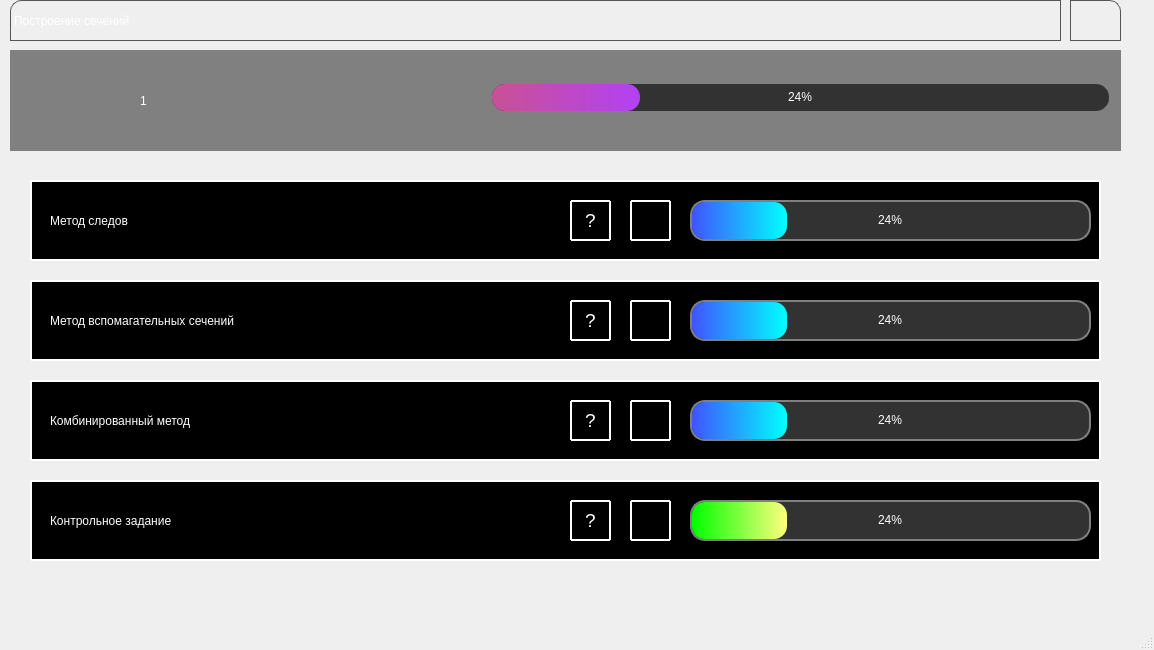
<?xml version="1.0" encoding="UTF-8"?>
<ui version="4.0">
 <class>mainWindow</class>
 <widget class="QMainWindow" name="mainWindow">
  <property name="geometry">
   <rect>
    <x>0</x>
    <y>0</y>
    <width>1154</width>
    <height>650</height>
   </rect>
  </property>
  <property name="windowTitle">
   <string>MainWindow</string>
  </property>
  <property name="documentMode">
   <bool>false</bool>
  </property>
  <property name="dockNestingEnabled">
   <bool>false</bool>
  </property>
  <widget class="QWidget" name="centralwidget">
   <widget class="QPushButton" name="pushButton">
    <property name="geometry">
     <rect>
      <x>1070</x>
      <y>0</y>
      <width>51</width>
      <height>41</height>
     </rect>
    </property>
    <property name="mouseTracking">
     <bool>false</bool>
    </property>
    <property name="styleSheet">
     <string notr="true">QPushButton{
border: 1px solid #555;
padding: 5 px ;
border-top-right-radius: 11px;
background: qradialgradient(cx: 0.3, cy: -0.4, 
fx: 0.3, fy: -0.4, radius: 1.35, stop: 0 rgb(58, 58, 58), stop: 1 rgb(50, 50, 50));
}
QPushButton:hover { background: rgba(255,255,255,.2); }
QPushButton:pressed { background: white; }</string>
    </property>
    <property name="text">
     <string/>
    </property>
    <property name="icon">
     <iconset>
      <normaloff>111.png</normaloff>111.png</iconset>
    </property>
    <property name="default">
     <bool>false</bool>
    </property>
   </widget>
   <widget class="QLabel" name="label">
    <property name="geometry">
     <rect>
      <x>10</x>
      <y>0</y>
      <width>1051</width>
      <height>41</height>
     </rect>
    </property>
    <property name="styleSheet">
     <string notr="true">QLabel{
	font: 75 italic 22pt &quot;MS Sans Serif&quot;;
color: white;
border: 1px solid #555;
border-top-left-radius: 11px;
background: qradialgradient(cx: 0.3, cy: -0.4, 
fx: 0.3, fy: -0.4, radius: 1.35, stop: 0 rgb(58, 58, 58), stop: 1 rgb(50, 50, 50));
font-weight: 3;
text-transform: capitalize;
font-size: 25;
}</string>
    </property>
    <property name="text">
     <string>Построение сечений</string>
    </property>
   </widget>
   <widget class="QGroupBox" name="groupBox">
    <property name="geometry">
     <rect>
      <x>10</x>
      <y>50</y>
      <width>1111</width>
      <height>101</height>
     </rect>
    </property>
    <property name="styleSheet">
     <string notr="true">QGroupBox{
background-color: grey;
color: #333;
border: 1 px solid #555;
background: qradialgradient(cx: 0.3, cy: -0.4, 
fx: 0.3, fy: -0.4, radius: 1.35, stop: 0 rgb(53, 53, 53), stop: 1 rgb(22, 22, 22));
}</string>
    </property>
    <property name="title">
     <string/>
    </property>
    <widget class="QProgressBar" name="progressBar">
     <property name="geometry">
      <rect>
       <x>480</x>
       <y>32</y>
       <width>621</width>
       <height>31</height>
      </rect>
     </property>
     <property name="styleSheet">
      <string notr="true">QProgressBar {
    border: 2px solid grey;
    border-radius:15px;
    color: white;
    background-color: rgb(50, 50, 50);
	font: 75 12pt  &quot;MS Sans Serif&quot;;
    text-align: center;

}

QProgressBar::chunk {
    border-radius:13px;
    background-color:qlineargradient(spread:pad, x1:0, y1:0, x2:1, y2:0,  stop:0 rgba(201, 81, 149, 255), stop:1 rgba(179, 65, 244, 255));
}</string>
     </property>
     <property name="value">
      <number>24</number>
     </property>
    </widget>
    <widget class="QLabel" name="namelabel">
     <property name="geometry">
      <rect>
       <x>130</x>
       <y>30</y>
       <width>331</width>
       <height>41</height>
      </rect>
     </property>
     <property name="styleSheet">
      <string notr="true">QLabel{
	font: 75 italic 22pt &quot;MS Sans Serif&quot;;
color: white;
font-weight: 3;
text-transform: capitalize;
font-size: 25;
}</string>
     </property>
     <property name="text">
      <string>1</string>
     </property>
    </widget>
    <widget class="QLabel" name="photo">
     <property name="geometry">
      <rect>
       <x>20</x>
       <y>10</y>
       <width>91</width>
       <height>81</height>
      </rect>
     </property>
     <property name="text">
      <string/>
     </property>
    </widget>
   </widget>
   <widget class="QGroupBox" name="groupBox_2">
    <property name="geometry">
     <rect>
      <x>10</x>
      <y>160</y>
      <width>1111</width>
      <height>431</height>
     </rect>
    </property>
    <property name="styleSheet">
     <string notr="true">QGroupBox{
border-bottom-left-radius: 11px;
border-bottom-right-radius: 11px;
background: qradialgradient(cx: 0.3, cy: -0.4, 
fx: 0.3, fy: -0.4, radius: 1.35, stop: 0 rgb(35, 35, 35), stop: 1 rgb(0, 0, 0));
}</string>
    </property>
    <property name="title">
     <string/>
    </property>
    <widget class="QLabel" name="label_13">
     <property name="geometry">
      <rect>
       <x>20</x>
       <y>20</y>
       <width>47</width>
       <height>13</height>
      </rect>
     </property>
     <property name="text">
      <string>TextLabel</string>
     </property>
    </widget>
    <widget class="QLabel" name="label_14">
     <property name="geometry">
      <rect>
       <x>20</x>
       <y>30</y>
       <width>47</width>
       <height>13</height>
      </rect>
     </property>
     <property name="text">
      <string>TextLabel</string>
     </property>
    </widget>
    <widget class="QGroupBox" name="groupBox_3">
     <property name="geometry">
      <rect>
       <x>20</x>
       <y>20</y>
       <width>1071</width>
       <height>81</height>
      </rect>
     </property>
     <property name="styleSheet">
      <string notr="true">QGroupBox{
background-color: black;
color: #333;
 border: 2px solid white;
  border-radius: 1px;
}</string>
     </property>
     <property name="title">
      <string/>
     </property>
     <widget class="QPushButton" name="pushButton_2">
      <property name="geometry">
       <rect>
        <x>600</x>
        <y>20</y>
        <width>41</width>
        <height>41</height>
       </rect>
      </property>
      <property name="mouseTracking">
       <bool>false</bool>
      </property>
      <property name="styleSheet">
       <string notr="true">QPushButton {
  display: inline-block;
  color: white;
  text-decoration: none;
  user-select: none;
  outline: none;
  border: 2px solid white;
  border-radius: 1px;
  transition: 0.2s;
} 
QPushButton:hover { background: rgba(255,255,255,.2); }
QPushButton:pressed { background: white; }</string>
      </property>
      <property name="text">
       <string/>
      </property>
      <property name="icon">
       <iconset>
        <normaloff>../../../Pictures/кнопка.png</normaloff>../../../Pictures/кнопка.png</iconset>
      </property>
      <property name="default">
       <bool>false</bool>
      </property>
     </widget>
     <widget class="QPushButton" name="pushButton_5">
      <property name="geometry">
       <rect>
        <x>540</x>
        <y>20</y>
        <width>41</width>
        <height>41</height>
       </rect>
      </property>
      <property name="font">
       <font>
        <pointsize>14</pointsize>
        <underline>false</underline>
        <strikeout>false</strikeout>
       </font>
      </property>
      <property name="styleSheet">
       <string notr="true">QPushButton {
  display: inline-block;
  color: white;
  text-decoration: none;
  user-select: none;
  outline: none;
  border: 2px solid white;
  border-radius: 1px;
  transition: 0.2s;
} 
QPushButton:hover { background: rgba(255,255,255,.2); }
QPushButton:pressed { background: white; }</string>
      </property>
      <property name="text">
       <string>?</string>
      </property>
     </widget>
     <widget class="QProgressBar" name="progressBar_2">
      <property name="geometry">
       <rect>
        <x>660</x>
        <y>20</y>
        <width>401</width>
        <height>41</height>
       </rect>
      </property>
      <property name="styleSheet">
       <string notr="true">QProgressBar {
    border: 2px solid grey;
    border-radius:15px;
    color: white;
    background-color: rgb(50, 50, 50);
	font: 12pt &quot;MS Sans Serif&quot;;
    text-align: center;

}

QProgressBar::chunk {
    border-radius:13px;
    background-color:qlineargradient(spread:pad, x1:0, y1:0, x2:1, y2:0,  stop:0 rgb(64, 83, 255), stop:1 rgb(0, 255, 255));
}</string>
      </property>
      <property name="value">
       <number>24</number>
      </property>
     </widget>
     <widget class="QLabel" name="label_5">
      <property name="geometry">
       <rect>
        <x>20</x>
        <y>10</y>
        <width>411</width>
        <height>61</height>
       </rect>
      </property>
      <property name="styleSheet">
       <string notr="true">QLabel{
font: 75 italic 26pt &quot;MS Sans Serif&quot;;
color: white;
}</string>
      </property>
      <property name="text">
       <string>Метод следов</string>
      </property>
     </widget>
    </widget>
    <widget class="QGroupBox" name="groupBox_4">
     <property name="geometry">
      <rect>
       <x>20</x>
       <y>320</y>
       <width>1071</width>
       <height>81</height>
      </rect>
     </property>
     <property name="styleSheet">
      <string notr="true">QGroupBox{
background-color: black;
color: #333;
border: 2px solid white;
border-radius: 1px;
font: 75 italic 22pt &quot;MS Sans Serif&quot;;
color: white;
}</string>
     </property>
     <property name="title">
      <string/>
     </property>
     <widget class="QPushButton" name="pushButton_3">
      <property name="geometry">
       <rect>
        <x>600</x>
        <y>20</y>
        <width>41</width>
        <height>41</height>
       </rect>
      </property>
      <property name="mouseTracking">
       <bool>false</bool>
      </property>
      <property name="styleSheet">
       <string notr="true">QPushButton {
  display: inline-block;
  color: white;
  text-decoration: none;
  user-select: none;
  outline: none;
  border: 2px solid white;
  border-radius: 1px;
  transition: 0.2s;
} 
QPushButton:hover { background: rgba(255,255,255,.2); }
QPushButton:pressed { background: white; }</string>
      </property>
      <property name="text">
       <string/>
      </property>
      <property name="icon">
       <iconset>
        <normaloff>../../../Pictures/кнопка.png</normaloff>../../../Pictures/кнопка.png</iconset>
      </property>
      <property name="default">
       <bool>false</bool>
      </property>
     </widget>
     <widget class="QPushButton" name="pushButton_6">
      <property name="geometry">
       <rect>
        <x>540</x>
        <y>20</y>
        <width>41</width>
        <height>41</height>
       </rect>
      </property>
      <property name="font">
       <font>
        <pointsize>14</pointsize>
        <underline>false</underline>
        <strikeout>false</strikeout>
       </font>
      </property>
      <property name="styleSheet">
       <string notr="true">QPushButton {
  display: inline-block;
  color: white;
  text-decoration: none;
  user-select: none;
  outline: none;
  border: 2px solid white;
  border-radius: 1px;
  transition: 0.2s;
} 
QPushButton:hover { background: rgba(255,255,255,.2); }
QPushButton:pressed { background: white; }</string>
      </property>
      <property name="text">
       <string>?</string>
      </property>
     </widget>
     <widget class="QProgressBar" name="progressBar_3">
      <property name="geometry">
       <rect>
        <x>660</x>
        <y>20</y>
        <width>401</width>
        <height>41</height>
       </rect>
      </property>
      <property name="styleSheet">
       <string notr="true">QProgressBar {
    border: 2px solid grey;
    border-radius:15px;
    color: white;
    background-color: rgb(50, 50, 50);
	font: 12pt &quot;MS Sans Serif&quot;;
    text-align: center;

}

QProgressBar::chunk {
    border-radius:13px;
    background-color:qlineargradient(spread:pad, x1:0, y1:0, x2:1, y2:0,  stop:0 rgb(0, 255, 0), stop:1 rgb(255, 255, 127));
}</string>
      </property>
      <property name="value">
       <number>24</number>
      </property>
     </widget>
     <widget class="QLabel" name="label_2">
      <property name="geometry">
       <rect>
        <x>20</x>
        <y>10</y>
        <width>411</width>
        <height>61</height>
       </rect>
      </property>
      <property name="styleSheet">
       <string notr="true">QLabel{
font: 75 italic 26pt &quot;MS Sans Serif&quot;;
color: white;
}</string>
      </property>
      <property name="text">
       <string>Контрольное задание</string>
      </property>
     </widget>
    </widget>
    <widget class="QGroupBox" name="groupBox_6">
     <property name="geometry">
      <rect>
       <x>20</x>
       <y>120</y>
       <width>1071</width>
       <height>81</height>
      </rect>
     </property>
     <property name="styleSheet">
      <string notr="true">QGroupBox{
background-color: black;
color: #333;
 border: 2px solid white;
  border-radius: 1px;
}</string>
     </property>
     <property name="title">
      <string/>
     </property>
     <widget class="QPushButton" name="pushButton_8">
      <property name="geometry">
       <rect>
        <x>600</x>
        <y>20</y>
        <width>41</width>
        <height>41</height>
       </rect>
      </property>
      <property name="mouseTracking">
       <bool>false</bool>
      </property>
      <property name="styleSheet">
       <string notr="true">QPushButton {
  display: inline-block;
  color: white;
  text-decoration: none;
  user-select: none;
  outline: none;
  border: 2px solid white;
  border-radius: 1px;
  transition: 0.2s;
} 
QPushButton:hover { background: rgba(255,255,255,.2); }
QPushButton:pressed { background: white; }</string>
      </property>
      <property name="text">
       <string/>
      </property>
      <property name="icon">
       <iconset>
        <normaloff>../../../Pictures/кнопка.png</normaloff>../../../Pictures/кнопка.png</iconset>
      </property>
      <property name="default">
       <bool>false</bool>
      </property>
     </widget>
     <widget class="QPushButton" name="pushButton_9">
      <property name="geometry">
       <rect>
        <x>540</x>
        <y>20</y>
        <width>41</width>
        <height>41</height>
       </rect>
      </property>
      <property name="font">
       <font>
        <pointsize>14</pointsize>
        <underline>false</underline>
        <strikeout>false</strikeout>
       </font>
      </property>
      <property name="styleSheet">
       <string notr="true">QPushButton {
  display: inline-block;
  color: white;
  text-decoration: none;
  user-select: none;
  outline: none;
  border: 2px solid white;
  border-radius: 1px;
  transition: 0.2s;
} 
QPushButton:hover { background: rgba(255,255,255,.2); }
QPushButton:pressed { background: white; }</string>
      </property>
      <property name="text">
       <string>?</string>
      </property>
     </widget>
     <widget class="QProgressBar" name="progressBar_5">
      <property name="geometry">
       <rect>
        <x>660</x>
        <y>20</y>
        <width>401</width>
        <height>41</height>
       </rect>
      </property>
      <property name="styleSheet">
       <string notr="true">QProgressBar {
    border: 2px solid grey;
    border-radius:15px;
    color: white;
    background-color: rgb(50, 50, 50);
	font: 12pt &quot;MS Sans Serif&quot;;
    text-align: center;

}

QProgressBar::chunk {
    border-radius:13px;
    background-color:qlineargradient(spread:pad, x1:0, y1:0, x2:1, y2:0,  stop:0 rgb(64, 83, 255), stop:1 rgb(0, 255, 255));
}</string>
      </property>
      <property name="value">
       <number>24</number>
      </property>
     </widget>
     <widget class="QLabel" name="label_4">
      <property name="geometry">
       <rect>
        <x>20</x>
        <y>10</y>
        <width>481</width>
        <height>61</height>
       </rect>
      </property>
      <property name="styleSheet">
       <string notr="true">QLabel{
font: 75 italic 24pt &quot;MS Sans Serif&quot;;
color: white;
}</string>
      </property>
      <property name="text">
       <string>Метод вспомагательных сечений</string>
      </property>
     </widget>
    </widget>
    <widget class="QGroupBox" name="groupBox_5">
     <property name="geometry">
      <rect>
       <x>20</x>
       <y>220</y>
       <width>1071</width>
       <height>81</height>
      </rect>
     </property>
     <property name="styleSheet">
      <string notr="true">QGroupBox{
background-color: black;
color: #333;
 border: 2px solid white;
  border-radius: 1px;
}</string>
     </property>
     <property name="title">
      <string/>
     </property>
     <widget class="QPushButton" name="pushButton_4">
      <property name="geometry">
       <rect>
        <x>600</x>
        <y>20</y>
        <width>41</width>
        <height>41</height>
       </rect>
      </property>
      <property name="mouseTracking">
       <bool>false</bool>
      </property>
      <property name="styleSheet">
       <string notr="true">QPushButton {
  display: inline-block;
  color: white;
  text-decoration: none;
  user-select: none;
  outline: none;
  border: 2px solid white;
  border-radius: 1px;
  transition: 0.2s;
} 
QPushButton:hover { background: rgba(255,255,255,.2); }
QPushButton:pressed { background: white; }</string>
      </property>
      <property name="text">
       <string/>
      </property>
      <property name="icon">
       <iconset>
        <normaloff>../../../Pictures/кнопка.png</normaloff>../../../Pictures/кнопка.png</iconset>
      </property>
      <property name="default">
       <bool>false</bool>
      </property>
     </widget>
     <widget class="QPushButton" name="pushButton_7">
      <property name="geometry">
       <rect>
        <x>540</x>
        <y>20</y>
        <width>41</width>
        <height>41</height>
       </rect>
      </property>
      <property name="font">
       <font>
        <pointsize>14</pointsize>
        <underline>false</underline>
        <strikeout>false</strikeout>
       </font>
      </property>
      <property name="styleSheet">
       <string notr="true">QPushButton {
  display: inline-block;
  color: white;
  text-decoration: none;
  user-select: none;
  outline: none;
  border: 2px solid white;
  border-radius: 1px;
  transition: 0.2s;
} 
QPushButton:hover { background: rgba(255,255,255,.2); }
QPushButton:pressed { background: white; }</string>
      </property>
      <property name="text">
       <string>?</string>
      </property>
     </widget>
     <widget class="QProgressBar" name="progressBar_4">
      <property name="geometry">
       <rect>
        <x>660</x>
        <y>20</y>
        <width>401</width>
        <height>41</height>
       </rect>
      </property>
      <property name="styleSheet">
       <string notr="true">QProgressBar {
    border: 2px solid grey;
    border-radius:15px;
    color: white;
    background-color: rgb(50, 50, 50);
	font: 12pt &quot;MS Sans Serif&quot;;
    text-align: center;

}

QProgressBar::chunk {
    border-radius:13px;
    background-color:qlineargradient(spread:pad, x1:0, y1:0, x2:1, y2:0,  stop:0 rgb(64, 83, 255), stop:1 rgb(0, 255, 255));
}</string>
      </property>
      <property name="value">
       <number>24</number>
      </property>
     </widget>
     <widget class="QLabel" name="label_3">
      <property name="geometry">
       <rect>
        <x>20</x>
        <y>10</y>
        <width>441</width>
        <height>61</height>
       </rect>
      </property>
      <property name="styleSheet">
       <string notr="true">QLabel{
font: 75 italic 26pt &quot;MS Sans Serif&quot;;
color: white;
}</string>
      </property>
      <property name="text">
       <string>Комбинированный метод</string>
      </property>
     </widget>
    </widget>
   </widget>
   <zorder>groupBox_2</zorder>
   <zorder>groupBox</zorder>
   <zorder>pushButton</zorder>
   <zorder>label</zorder>
  </widget>
  <widget class="QMenuBar" name="menubar">
   <property name="geometry">
    <rect>
     <x>0</x>
     <y>0</y>
     <width>1154</width>
     <height>21</height>
    </rect>
   </property>
  </widget>
  <widget class="QStatusBar" name="statusbar"/>
 </widget>
 <resources/>
 <connections/>
</ui>
